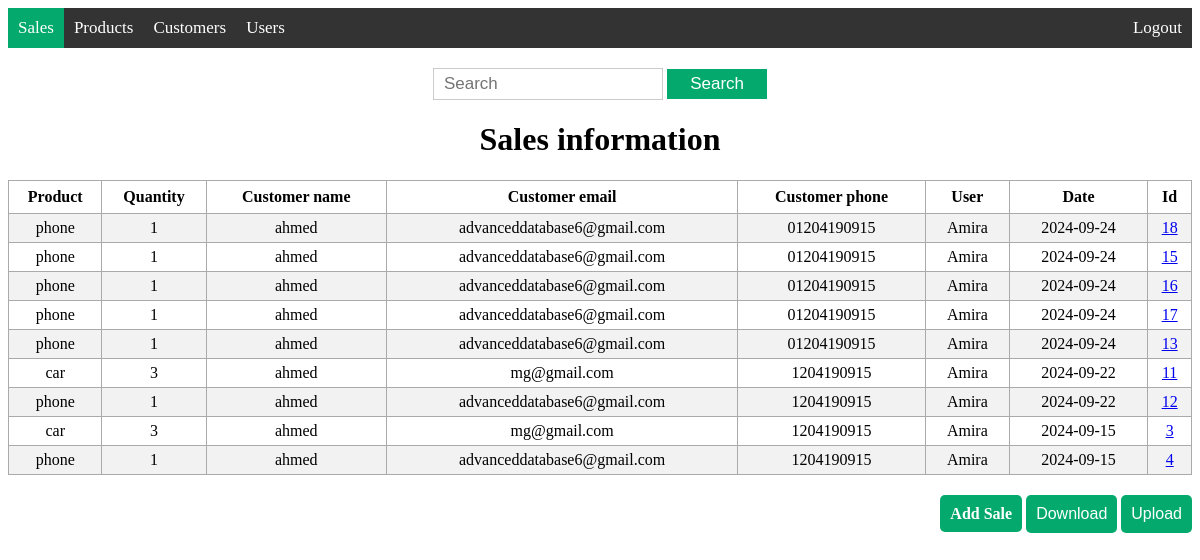
Screenshot of /view_sale (signed in) with the database file from the repository.
### models/sale.py (models this page shows, shortened)
class Sale(db.Model):
    __tablename__ = 'sales'
    id = db.Column(db.Integer, primary_key=True)
    product_name = db.Column(db.String(200), nullable=False)
    product_quantity = db.Column(db.Integer, nullable=False)
    customer_name = db.Column(db.String(200), nullable=False)
    customer_email = db.Column(db.String(200), nullable=False)
    customer_phone = db.Column(db.String(15))
    user_name = db.Column(db.String(200), nullable=False)
    date = db.Column(db.DateTime, default=datetime.now(pytz.UTC))

### app.py (the view)
@app.route('/view_sale', methods=['GET'])
@roles_accepted('admin', 'editor', 'supervisor')
def view_sale():
    sales = Sale.query.order_by(Sale.date.desc()).all()
    return render_template('view_sale.html', sales=sales)

### templates/view_sale.html (shortened to what this page needs)
{% extends 'base.html' %}
{% block body %}
<div class="content">
    {% block navbar %}
    <div class='topnav'>
        <a class='active' href='/view_sale'>Sales</a>
        <a href='/view_product'>Products</a>
        <a href='/view_customer'>Customers</a>
        {% if current_user.has_role('admin') or current_user.has_role('supervisor')%}
        <a href='/view_user'>Users</a>
        {% endif %}
        <a class='logout' href='/logout'>Logout</a>
    </div>
    {% endblock %}
    <div class='search'>
        <form action="{{ url_for('search_sale', search='') }}" method="get">
            <input type='text' placeholder='Search' name='search' id='search'>
            <input type='submit' value="Search">
        </form>
    </div>
    <div class="view">
        <h1 style="text-align: center;">Sales information</h1>
        {% if sales|length < 1 %}
        <h4  style="text-align: center;"> There are no sale, create one below!</h4>
        {% else %}
        <table>
            <tr>
                <th>Product</th>
                <th>Quantity</th>
                <th>Customer name</th>
                <th>Customer email</th>
                <th>Customer phone</th>
                <th>User</th>
                <th>Date</th>
                <th>Id</th>
            </tr>
            {% for sale in sales %}
                <tr>
                    <td>{{ sale.product_name }}</td>
                    <td>{{ sale.product_quantity }}</td>
                    <td>{{ sale.customer_name }}</td>
                    <td>{{ sale.customer_email }}</td>
                    <td>{{ sale.customer_phone }}</td>
                    <td>{{ sale.user_name }}</td>
                    <td>{{ sale.date.date() }}</td>
                    <td><a href="/info_sale/{{ sale.id }}">{{ sale.id }}</a></td>
                </tr>
            {% endfor %}
        </table>
        {% endif %}
    </div>
    <body>
        <div class="add">
            {% if current_user.has_role('admin') or current_user.has_role('editor')%}
            <a href="/add_sale">Add Sale</a>
            <div class="download-container">
                <button id="downloadBtn">Download</button>
            </div>
            <div class="upload-container">
                <button id="openModalBtn">Upload</button>
            </div>
            {% endif %}
        </div>
    </body>
</div>
{% endblock %}

### static/main.css (style rules this page uses)
.view table, td, th { border: 1px solid #aaa; }
.view table { border-collapse: collapse; width: 100%; }
.view th { height: 30px; }
.view td { text-align: center; padding: 5px; }
.view tr:nth-child(even) { background-color: #f2f2f2; }
.view tr:nth-child(odd) { background-color: #ffffff; }
.topnav { width: 100%; background-color: #333; padding: 0px; display: flex; justify-content: space-between; align-items: center; }
.topnav a { color: #fff; text-decoration: none; padding: 10px; font-size: 17px; }
.topnav a.logout { margin-left: auto; }
.topnav a.active { background-color: #04AA6D; color: white; }
.search { text-align: center; padding-top: 20px; }
.search form { display: inline-block; margin: 0 auto; }
.search input[type="text"] { width: 60%; height: 10px; padding: 10px; font-size: 17px; border: 1px solid #ccc; }
.search input[type="submit"] { width: 100px; height: 30px; padding: 4px 8px;; font-size: 17px; background-color: #04AA6D; color: #fff; border: none; cursor: pointer; }
.add { text-align: right; padding-top: 20px; }
.add a { font-size: 16px; font-weight: bold; color: #fff; text-decoration: none; padding: 10px 10px; background-color: #04AA6D; border-radius: 5px; transition: background-color 0.3s ease; }
.table_box th, td { padding: 10px; text-align: left; }
.download-container { position: relative; display: inline-block; }
#downloadBtn { background-color: #04AA6D; color: #fff; padding: 10px 10px; border: none; cursor: pointer; font-size: 16px; border-radius: 5px; width: 100%; transition: background-color 0.3s ease; text-decoration: none; display: block; text-align: center; }
.upload-container { position: relative; display: inline-block; }
#openModalBtn { background-color: #04AA6D; color: #fff; padding: 10px 10px; border: none; cursor: pointer; font-size: 16px; border-radius: 5px; width: 100%; transition: background-color 0.3s ease; text-decoration: none; display: block; text-align: center; }

### rows the page displays
Sale: product_name "phone", product_quantity "1", customer_name "ahmed", customer_email "advanceddatabase6@gmail.com", customer_phone "01204190915", user_name "Amira", date "2024-09-24", id "18"
Sale: product_name "phone", product_quantity "1", customer_name "ahmed", customer_email "advanceddatabase6@gmail.com", customer_phone "01204190915", user_name "Amira", date "2024-09-24", id "15"
Sale: product_name "phone", product_quantity "1", customer_name "ahmed", customer_email "advanceddatabase6@gmail.com", customer_phone "01204190915", user_name "Amira", date "2024-09-24", id "16"
Sale: product_name "phone", product_quantity "1", customer_name "ahmed", customer_email "advanceddatabase6@gmail.com", customer_phone "01204190915", user_name "Amira", date "2024-09-24", id "17"
Sale: product_name "phone", product_quantity "1", customer_name "ahmed", customer_email "advanceddatabase6@gmail.com", customer_phone "01204190915", user_name "Amira", date "2024-09-24", id "13"
Sale: product_name "car", product_quantity "3", customer_name "ahmed", customer_email "mg@gmail.com", customer_phone "1204190915", user_name "Amira", date "2024-09-22", id "11"
Sale: product_name "phone", product_quantity "1", customer_name "ahmed", customer_email "advanceddatabase6@gmail.com", customer_phone "1204190915", user_name "Amira", date "2024-09-22", id "12"
Sale: product_name "car", product_quantity "3", customer_name "ahmed", customer_email "mg@gmail.com", customer_phone "1204190915", user_name "Amira", date "2024-09-15", id "3"
Sale: product_name "phone", product_quantity "1", customer_name "ahmed", customer_email "advanceddatabase6@gmail.com", customer_phone "1204190915", user_name "Amira", date "2024-09-15", id "4"
